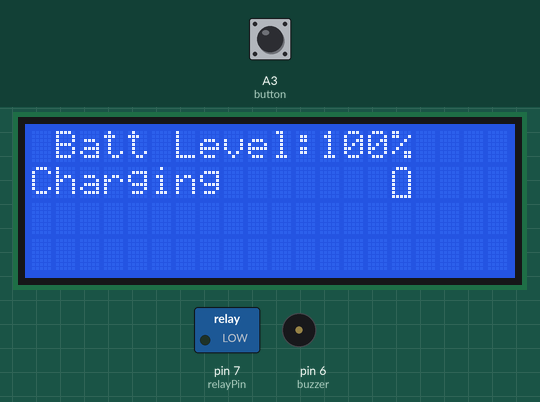
The sketch below on a simulated Arduino Uno, built with avr-gcc and run on an emulated ATmega328P. Parts: 20×4 character LCD, switched loads named in the sketch (green lamp = pin HIGH), buzzer (waves = sounding, pin HIGH). The inputs (shaded band) are chosen by the test bench; at power-on: A3 (button) LOW. What the sketch prints to the serial monitor is not drawn.

Above: at 15.1 s.
15.2 s: A3 (button) pulled HIGH for 0.65 s
At 17.0 s:
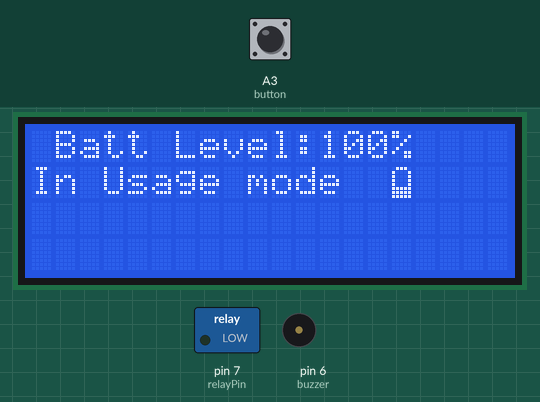
19.0 s: A3 (button) pulled HIGH for 1 s
At 21.4 s:
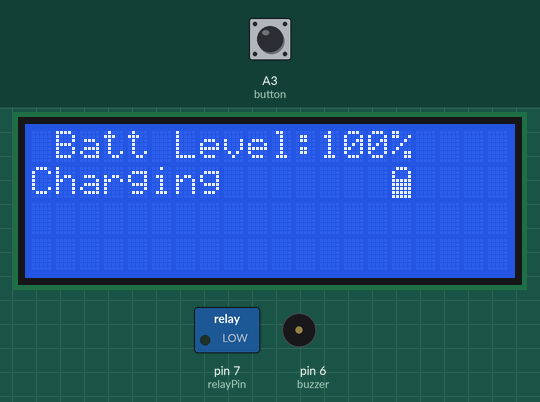
21.5 s: A3 (button) pulled HIGH for 0.65 s
At 23.0 s:
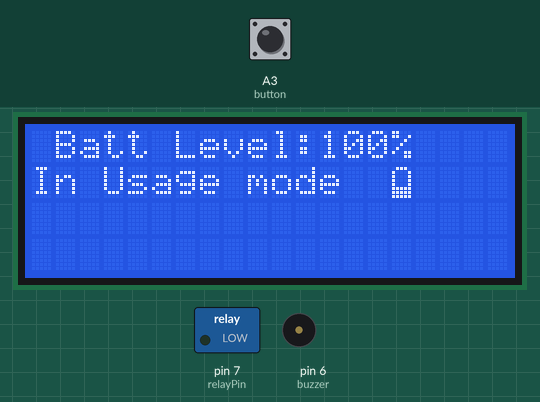
25.3 s: A3 (button) pulled HIGH for 1 s
At 27.3 s:
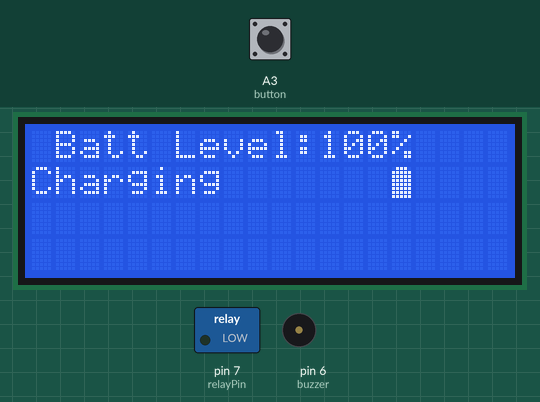
27.8 s: A3 (button) pulled HIGH for 0.65 s
At 29.0 s:
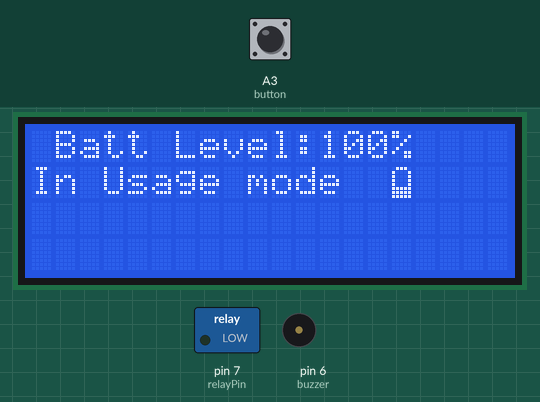
31.6 s: A3 (button) pulled HIGH for 3.2 s
At 35.3 s:
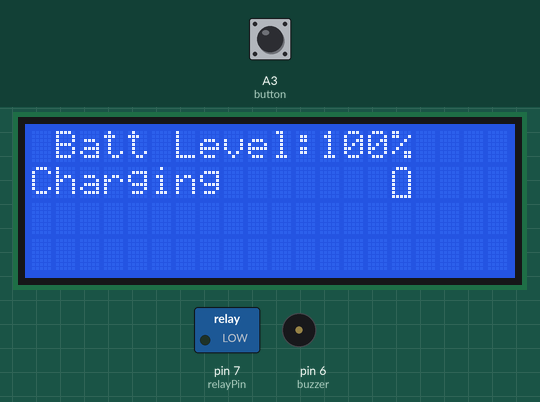
Timing chart, 0 to 36.8 s (numbered marks = the images above; inputs shaded):
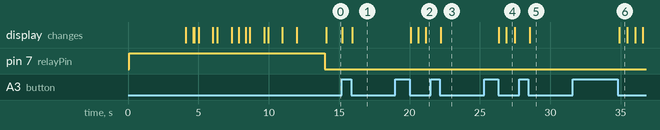

The sketch:

17_Battery_charger_and_level_final.ino
```cpp
// sudo chmod a+rw /dev/ttyACM0

// ________________LIBLARIES__________________
#include <Wire.h> //  For I2C communication
#include <LiquidCrystal_I2C.h> // Liquid crystal Display

LiquidCrystal_I2C lcd(0x27,20,4); // Defining the address line and screen size


// _____________PINS DECLARATION_______________
const int relayPin = 7, buzzer = 6, battery = A2, button = A3;


// VARIABLES DECLARATION_______________
bool mode = true;  // Mode flag true=charging, false=usage mode
int batLevel = 0; // this will be percentile battery capacity
float batVolts = 0; // This will be the battery capatity in volts
double volt = 0.0;
int counter = 0, loopDelay=500;


void setup() {
Serial.begin(9600);

  lcd.init();                      // initialize the lcd

  // Print a welcome message to the LCD.
  lcd.backlight();
  lcd.setCursor(0,0);
  lcd.print("Battery Charger");
  lcd.setCursor(0,1);
  lcd.print("&Level Indicator");


  pinMode(relayPin,OUTPUT);
  pinMode(buzzer,OUTPUT);

  digitalWrite(relayPin, LOW);
  digitalWrite(buzzer, LOW);

  digitalWrite(relayPin, HIGH);
  delay(1000);
  batVolts = analogRead(battery);
  batVolts = map(batVolts,0,1023,0,5);
  Serial.print(batVolts);
  delay(3000);
  while (batVolts<1){
    batVolts = analogRead(battery);
    batVolts = map(batVolts,0,1023,0,5);
    Serial.print(batVolts);
    lcd.clear();
    lcd.print("   NO BATTERY");
    lcd.setCursor(4,1);
    lcd.print("DETECTED");
    delay(300);
  }
batLevel = map(batVolts, 0, 4, 0, 200);
WELCOME();
digitalWrite(relayPin, LOW);


}


void loop() {
counter = counter + 1;
if (counter == 100){
 counter = 0;
 Serial.println("___________________UPDATING THE BATT LEVEL_________");
updateBatteryLevel();
}

//___________FLIPPING THE MODE WITH A BUTTON________________
 if(digitalRead(button)==HIGH)                //DETECTION OF BUTTON INTERFACE TO HIGH
  {
      delay(10);                               //DELAY FOR ELIMANATING EDGE JITTER(bounce)
      if(digitalRead(button)==HIGH)            //CONFIRM BUTTON IS PRESSED
      {
        while(digitalRead(button)==HIGH);    //WAIT FOR KEY INTERFACE TO HIGH
        delay(10);                         //DELAY FOR ELIMANATING EDGE JITTER
        while(digitalRead(button)==HIGH);  //Confirm button release
//button's task here
mode = not mode;
      }
}


//___________________CHARGING MODE_____________________
if (mode){
  Serial.println("CHARGING MODE");
  displayScreen(mode, batLevel);
  batterylevel(15,1,volt);
  volt = volt + 0.7;
  if (volt>5){
    volt = 0.0;
  }


}


//__________________BATTERY USAGE MODE_________________
else{
  Serial.println("BATTERY USAGE MODE");
  displayScreen(mode, batLevel);
  batterylevel(15,1,batVolts);
}


delay(loopDelay);
}

//________________________DISPLAY FUNCTION________________________
bool displayScreen(bool charging, int v){
  lcd.clear();
  lcd.setCursor(1,0);
  lcd.print("Batt Level:");lcd.print(v);lcd.print("%");
  if (charging==true){
    lcd.setCursor(0,1);lcd.print("Charging");
  }
  else{
    lcd.setCursor(0,1);lcd.print("In Usage mode");
  }
}


void updateBatteryLevel(){
    digitalWrite(relayPin, HIGH);
    delay(200);
    batVolts = analogRead(battery);
    batVolts = map(batVolts,0,1023,0,4);
    if (mode){
      batLevel = batLevel + 1;
    }
    else{
      batLevel = batLevel - 1;
    }
    // map(batVolts, 0, 4, 0, 100);
    digitalWrite(relayPin, LOW);

}

//____________FUNCTION FOR DISPLAY CUSTOM CHARACTER OF A BATTERY_________

void batterylevel(int xpos,int ypos,double curvolt)
{


  if(curvolt >= 5)
  {
    byte batlevel[8] = {
    B01110,
    B11111,
    B10101,
    B10001,
    B11011,
    B11011,
    B11111,
    B11111,
    };
    lcd.createChar(0 , batlevel);
    lcd.setCursor(xpos,ypos);
    lcd.write(byte(0));
  }
  if(curvolt > 4.2 )
  {
    byte batlevel[8] = {
    B01110,
    B11111,
    B11111,
    B11111,
    B11111,
    B11111,
    B11111,
    B11111,
    };
    lcd.createChar(0 , batlevel);
    lcd.setCursor(xpos,ypos);
    lcd.write(byte(0));
  }
  if(curvolt <= 4.2)
  {
    byte batlevel[8] = {
    B01110,
    B10001,
    B11111,
    B11111,
    B11111,
    B11111,
    B11111,
    B11111,
    };
    lcd.createChar(0 , batlevel);
    lcd.setCursor(xpos,ypos);
    lcd.write(byte(0));
  }
  if(curvolt <= 3.5)
  {
    byte batlevel[8] = {
    B01110,
    B10001,
    B10001,
    B11111,
    B11111,
    B11111,
    B11111,
    B11111,
    };
    lcd.createChar(0 , batlevel);
    lcd.setCursor(xpos,ypos);
    lcd.write(byte(0));
  }
  if(curvolt <= 2.8)
  {
    byte batlevel[8] = {
    B01110,
    B10001,
    B10001,
    B10001,
    B11111,
    B11111,
    B11111,
    B11111,
    };
    lcd.createChar(0 , batlevel);
    lcd.setCursor(xpos,ypos);
    lcd.write(byte(0));
  }
  if(curvolt <= 2.1)
  {
    byte batlevel[8] = {
    B01110,
    B10001,
    B10001,
    B10001,
    B10001,
    B11111,
    B11111,
    B11111,
    };
    lcd.createChar(0 , batlevel);
    lcd.setCursor(xpos,ypos);
    lcd.write(byte(0));
  }
  if(curvolt <= 1.4)
  {
    byte batlevel[8] = {
    B01110,
    B10001,
    B10001,
    B10001,
    B10001,
    B10001,
    B11111,
    B11111,
    };
    lcd.createChar(0 , batlevel);
    lcd.setCursor(xpos,ypos);
    lcd.write(byte(0));
  }
  if(curvolt <=0.7)
  {
    byte batlevel[8] = {
    B01110,
    B10001,
    B10001,
    B10001,
    B10001,
    B10001,
    B10001,
    B11111,
    };
    lcd.createChar(0 , batlevel);
    lcd.setCursor(xpos,ypos);
    lcd.write(byte(0));
  }
  //https://www.hackster.io/thearduinoworld/arduino-addons-battery-level-indicator-756b76
}


//____________HOMESCREEN FUNCTION_________________
void WELCOME(){
    lcd.clear();
    lcd.print("BATTERY FOUND");
    lcd.setCursor(0,1);
    lcd.print("....");
    delay(500);
    lcd.print("....");
    delay(100);
    lcd.print("....");
    delay(300);
    lcd.print("....");
    delay(1000);
    lcd.print("..");
    delay(300);
    lcd.print("....");
    delay(1000);
    lcd.print("...");
    lcd.clear();

    lcd.print("CHECKING MODULES");
    lcd.setCursor(0,1);
    lcd.print("....");
    delay(500);
    lcd.print("..");
    delay(500);
    lcd.print("..");
    delay(300);
    lcd.print("...");
    delay(1000);
    lcd.print("..");
    delay(300);
    lcd.print("..");
    delay(1000);
    lcd.print("...");
    delay(1000);
    lcd.print("...");
    lcd.clear();
    lcd.print(" SYTEM WORKING");
    delay(2000);
}
```

Measured:
- after the input at 19.0 s, the display: first changes after 1.1 s (image 2 shows a later state)
- after the input at 21.5 s, the display: changes after 0.73 s (image 3)
- after the input at 25.3 s, the display: first changes after 1.0 s (image 4 shows a later state)
- after the input at 27.8 s, the display: changes after 0.73 s (image 5)
- after the input at 31.6 s, the display: changes after 3.3 s (image 6)
- what the display in image 4 shows lasts 0.6 s, from 26.9 s to 27.5 s
